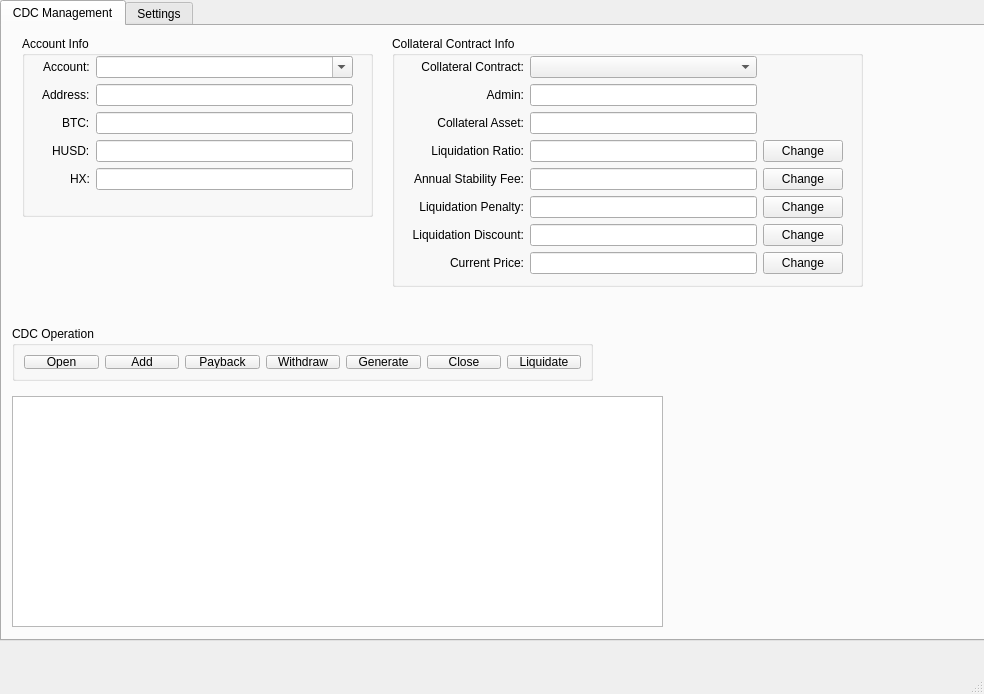
<?xml version="1.0" encoding="UTF-8"?>
<ui version="4.0">
 <class>MainWindow</class>
 <widget class="QMainWindow" name="MainWindow">
  <property name="geometry">
   <rect>
    <x>0</x>
    <y>0</y>
    <width>984</width>
    <height>694</height>
   </rect>
  </property>
  <property name="windowTitle">
   <string>MainWindow</string>
  </property>
  <widget class="QWidget" name="centralwidget">
   <widget class="QTabWidget" name="tabWidget">
    <property name="geometry">
     <rect>
      <x>0</x>
      <y>0</y>
      <width>991</width>
      <height>641</height>
     </rect>
    </property>
    <property name="currentIndex">
     <number>0</number>
    </property>
    <widget class="QWidget" name="tab">
     <attribute name="title">
      <string>CDC Management</string>
     </attribute>
     <widget class="QTableView" name="tableView">
      <property name="geometry">
       <rect>
        <x>10</x>
        <y>370</y>
        <width>651</width>
        <height>231</height>
       </rect>
      </property>
      <property name="sizePolicy">
       <sizepolicy hsizetype="Expanding" vsizetype="Expanding">
        <horstretch>0</horstretch>
        <verstretch>0</verstretch>
       </sizepolicy>
      </property>
      <property name="sizeAdjustPolicy">
       <enum>QAbstractScrollArea::AdjustToContents</enum>
      </property>
      <property name="editTriggers">
       <set>QAbstractItemView::NoEditTriggers</set>
      </property>
      <property name="selectionMode">
       <enum>QAbstractItemView::SingleSelection</enum>
      </property>
      <property name="selectionBehavior">
       <enum>QAbstractItemView::SelectRows</enum>
      </property>
     </widget>
     <widget class="QGroupBox" name="groupBox_3">
      <property name="geometry">
       <rect>
        <x>10</x>
        <y>300</y>
        <width>581</width>
        <height>55</height>
       </rect>
      </property>
      <property name="title">
       <string>CDC Operation</string>
      </property>
      <layout class="QHBoxLayout" name="horizontalLayout">
       <item>
        <widget class="QPushButton" name="btnOpenCdc">
         <property name="text">
          <string>Open</string>
         </property>
        </widget>
       </item>
       <item>
        <widget class="QPushButton" name="btnAdd">
         <property name="text">
          <string>Add</string>
         </property>
        </widget>
       </item>
       <item>
        <widget class="QPushButton" name="btnPayback">
         <property name="text">
          <string>Payback</string>
         </property>
        </widget>
       </item>
       <item>
        <widget class="QPushButton" name="btnWithdraw">
         <property name="text">
          <string>Withdraw</string>
         </property>
        </widget>
       </item>
       <item>
        <widget class="QPushButton" name="btnGenerate">
         <property name="text">
          <string>Generate</string>
         </property>
        </widget>
       </item>
       <item>
        <widget class="QPushButton" name="btnCloseCdc">
         <property name="text">
          <string>Close</string>
         </property>
        </widget>
       </item>
       <item>
        <widget class="QPushButton" name="btnLiquidate">
         <property name="text">
          <string>Liquidate</string>
         </property>
        </widget>
       </item>
      </layout>
     </widget>
     <widget class="QGroupBox" name="groupBox_2">
      <property name="geometry">
       <rect>
        <x>390</x>
        <y>10</y>
        <width>471</width>
        <height>251</height>
       </rect>
      </property>
      <property name="title">
       <string>Collateral Contract Info</string>
      </property>
      <widget class="QWidget" name="layoutWidget">
       <property name="geometry">
        <rect>
         <x>20</x>
         <y>20</y>
         <width>431</width>
         <height>219</height>
        </rect>
       </property>
       <layout class="QGridLayout" name="gridLayout">
        <item row="0" column="0">
         <widget class="QLabel" name="label_2">
          <property name="text">
           <string>Collateral Contract:</string>
          </property>
          <property name="alignment">
           <set>Qt::AlignRight|Qt::AlignTrailing|Qt::AlignVCenter</set>
          </property>
         </widget>
        </item>
        <item row="1" column="0">
         <widget class="QLabel" name="label_3">
          <property name="text">
           <string>Admin:</string>
          </property>
          <property name="alignment">
           <set>Qt::AlignRight|Qt::AlignTrailing|Qt::AlignVCenter</set>
          </property>
         </widget>
        </item>
        <item row="1" column="1">
         <widget class="QLineEdit" name="collateralAdmin">
          <property name="readOnly">
           <bool>true</bool>
          </property>
         </widget>
        </item>
        <item row="2" column="1">
         <widget class="QLineEdit" name="collateralAsset">
          <property name="readOnly">
           <bool>true</bool>
          </property>
         </widget>
        </item>
        <item row="3" column="0">
         <widget class="QLabel" name="label_5">
          <property name="text">
           <string>Liquidation Ratio:</string>
          </property>
          <property name="alignment">
           <set>Qt::AlignRight|Qt::AlignTrailing|Qt::AlignVCenter</set>
          </property>
         </widget>
        </item>
        <item row="3" column="1">
         <widget class="QLineEdit" name="liquidationRatio"/>
        </item>
        <item row="5" column="1">
         <widget class="QLineEdit" name="liquidationPenalty"/>
        </item>
        <item row="6" column="1">
         <widget class="QLineEdit" name="liquidationDiscount"/>
        </item>
        <item row="4" column="0">
         <widget class="QLabel" name="label_6">
          <property name="text">
           <string>Annual Stability Fee:</string>
          </property>
          <property name="alignment">
           <set>Qt::AlignRight|Qt::AlignTrailing|Qt::AlignVCenter</set>
          </property>
         </widget>
        </item>
        <item row="4" column="1">
         <widget class="QLineEdit" name="annualStabilityFee"/>
        </item>
        <item row="2" column="0">
         <widget class="QLabel" name="label_4">
          <property name="text">
           <string>Collateral Asset:</string>
          </property>
          <property name="alignment">
           <set>Qt::AlignRight|Qt::AlignTrailing|Qt::AlignVCenter</set>
          </property>
         </widget>
        </item>
        <item row="7" column="0">
         <widget class="QLabel" name="label_9">
          <property name="text">
           <string>Current Price:</string>
          </property>
          <property name="alignment">
           <set>Qt::AlignRight|Qt::AlignTrailing|Qt::AlignVCenter</set>
          </property>
         </widget>
        </item>
        <item row="6" column="0">
         <widget class="QLabel" name="label_8">
          <property name="text">
           <string>Liquidation Discount:</string>
          </property>
          <property name="alignment">
           <set>Qt::AlignRight|Qt::AlignTrailing|Qt::AlignVCenter</set>
          </property>
         </widget>
        </item>
        <item row="5" column="0">
         <widget class="QLabel" name="label_7">
          <property name="text">
           <string>Liquidation Penalty:</string>
          </property>
          <property name="alignment">
           <set>Qt::AlignRight|Qt::AlignTrailing|Qt::AlignVCenter</set>
          </property>
         </widget>
        </item>
        <item row="0" column="1">
         <widget class="QComboBox" name="collateralContractList"/>
        </item>
        <item row="7" column="1">
         <widget class="QLineEdit" name="currentPrice"/>
        </item>
        <item row="7" column="2">
         <widget class="QPushButton" name="btnChangePrice">
          <property name="text">
           <string>Change</string>
          </property>
         </widget>
        </item>
        <item row="6" column="2">
         <widget class="QPushButton" name="btnChangeDiscount">
          <property name="text">
           <string>Change</string>
          </property>
         </widget>
        </item>
        <item row="5" column="2">
         <widget class="QPushButton" name="btnChangePenalty">
          <property name="text">
           <string>Change</string>
          </property>
         </widget>
        </item>
        <item row="4" column="2">
         <widget class="QPushButton" name="btnChangeFee">
          <property name="text">
           <string>Change</string>
          </property>
         </widget>
        </item>
        <item row="3" column="2">
         <widget class="QPushButton" name="btnChangeRatio">
          <property name="text">
           <string>Change</string>
          </property>
         </widget>
        </item>
       </layout>
      </widget>
     </widget>
     <widget class="QGroupBox" name="groupBox">
      <property name="geometry">
       <rect>
        <x>20</x>
        <y>10</y>
        <width>351</width>
        <height>181</height>
       </rect>
      </property>
      <property name="title">
       <string>Account Info</string>
      </property>
      <widget class="QWidget" name="formLayoutWidget">
       <property name="geometry">
        <rect>
         <x>20</x>
         <y>20</y>
         <width>311</width>
         <height>141</height>
        </rect>
       </property>
       <layout class="QFormLayout" name="formLayout">
        <property name="labelAlignment">
         <set>Qt::AlignRight|Qt::AlignTrailing|Qt::AlignVCenter</set>
        </property>
        <item row="0" column="0">
         <widget class="QLabel" name="label">
          <property name="text">
           <string>Account:</string>
          </property>
         </widget>
        </item>
        <item row="0" column="1">
         <widget class="QComboBox" name="accountList">
          <property name="editable">
           <bool>true</bool>
          </property>
         </widget>
        </item>
        <item row="2" column="0">
         <widget class="QLabel" name="bTCLabel">
          <property name="text">
           <string>BTC:</string>
          </property>
         </widget>
        </item>
        <item row="2" column="1">
         <widget class="QLineEdit" name="bTCLineEdit"/>
        </item>
        <item row="3" column="0">
         <widget class="QLabel" name="hUSDLabel">
          <property name="text">
           <string>HUSD:</string>
          </property>
         </widget>
        </item>
        <item row="3" column="1">
         <widget class="QLineEdit" name="hUSDLineEdit"/>
        </item>
        <item row="4" column="0">
         <widget class="QLabel" name="hXLabel">
          <property name="text">
           <string>HX:</string>
          </property>
         </widget>
        </item>
        <item row="4" column="1">
         <widget class="QLineEdit" name="hXLineEdit"/>
        </item>
        <item row="1" column="0">
         <widget class="QLabel" name="addressLabel">
          <property name="text">
           <string>Address:</string>
          </property>
         </widget>
        </item>
        <item row="1" column="1">
         <widget class="QLineEdit" name="addressLineEdit"/>
        </item>
       </layout>
      </widget>
     </widget>
    </widget>
    <widget class="QWidget" name="tab_2">
     <attribute name="title">
      <string>Settings</string>
     </attribute>
     <widget class="QComboBox" name="walletUrlBox">
      <property name="geometry">
       <rect>
        <x>118</x>
        <y>30</y>
        <width>221</width>
        <height>22</height>
       </rect>
      </property>
      <property name="editable">
       <bool>true</bool>
      </property>
      <item>
       <property name="text">
        <string>http://192.168.1.121:30088/</string>
       </property>
      </item>
     </widget>
     <widget class="QLabel" name="label_10">
      <property name="geometry">
       <rect>
        <x>33</x>
        <y>30</y>
        <width>71</width>
        <height>20</height>
       </rect>
      </property>
      <property name="text">
       <string>Wallet URL:</string>
      </property>
     </widget>
    </widget>
   </widget>
  </widget>
  <widget class="QMenuBar" name="menubar">
   <property name="geometry">
    <rect>
     <x>0</x>
     <y>0</y>
     <width>984</width>
     <height>23</height>
    </rect>
   </property>
  </widget>
  <widget class="QStatusBar" name="statusbar">
   <property name="autoFillBackground">
    <bool>false</bool>
   </property>
  </widget>
 </widget>
 <resources/>
 <connections/>
</ui>
